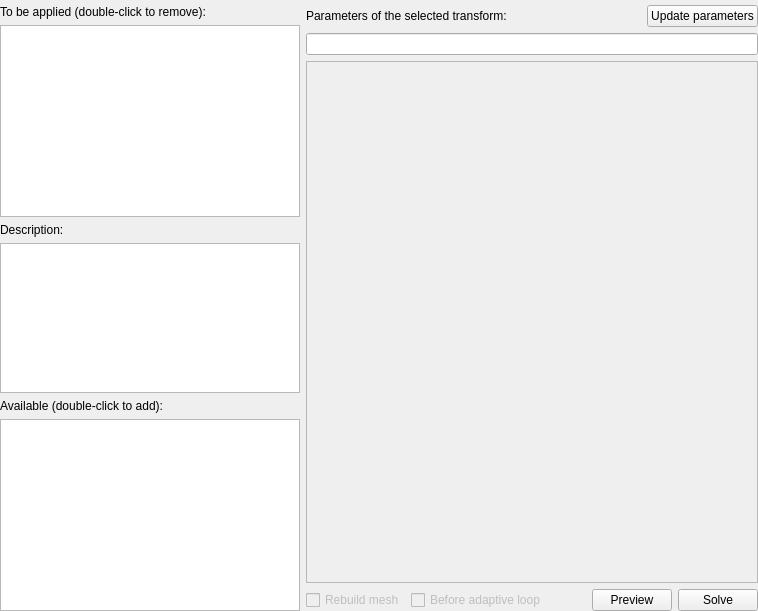
      <widget class="QWidget" name="transformTab">
       <property name="sizePolicy">
        <sizepolicy hsizetype="Expanding" vsizetype="Expanding">
         <horstretch>0</horstretch>
         <verstretch>0</verstretch>
        </sizepolicy>
       </property>
       <attribute name="title">
        <string>Transformations</string>
       </attribute>
       <layout class="QVBoxLayout" name="verticalLayout_8">
        <property name="leftMargin">
         <number>0</number>
        </property>
        <property name="topMargin">
         <number>5</number>
        </property>
        <property name="rightMargin">
         <number>0</number>
        </property>
        <property name="bottomMargin">
         <number>0</number>
        </property>
        <item>
         <layout class="QHBoxLayout" name="horizontalLayout">
          <item>
           <layout class="QVBoxLayout" name="verticalLayout_4">
            <item>
             <widget class="QLabel" name="label_6">
              <property name="sizePolicy">
               <sizepolicy hsizetype="Preferred" vsizetype="Fixed">
                <horstretch>0</horstretch>
                <verstretch>0</verstretch>
               </sizepolicy>
              </property>
              <property name="text">
               <string>To be applied (double-click to remove):</string>
              </property>
             </widget>
            </item>
            <item>
             <widget class="QListWidget" name="selectedTransforms">
              <property name="sizePolicy">
               <sizepolicy hsizetype="Preferred" vsizetype="Expanding">
                <horstretch>0</horstretch>
                <verstretch>0</verstretch>
               </sizepolicy>
              </property>
              <property name="minimumSize">
               <size>
                <width>300</width>
                <height>0</height>
               </size>
              </property>
              <property name="dragEnabled">
               <bool>true</bool>
              </property>
              <property name="dragDropMode">
               <enum>QAbstractItemView::InternalMove</enum>
              </property>
              <property name="defaultDropAction">
               <enum>Qt::IgnoreAction</enum>
              </property>
             </widget>
            </item>
            <item>
             <widget class="QLabel" name="label_9">
              <property name="sizePolicy">
               <sizepolicy hsizetype="Preferred" vsizetype="Fixed">
                <horstretch>0</horstretch>
                <verstretch>0</verstretch>
               </sizepolicy>
              </property>
              <property name="text">
               <string>Description:</string>
              </property>
             </widget>
            </item>
            <item>
             <widget class="QPlainTextEdit" name="transformDescription">
              <property name="sizePolicy">
               <sizepolicy hsizetype="Preferred" vsizetype="Fixed">
                <horstretch>0</horstretch>
                <verstretch>0</verstretch>
               </sizepolicy>
              </property>
              <property name="maximumSize">
               <size>
                <width>16777215</width>
                <height>150</height>
               </size>
              </property>
              <property name="readOnly">
               <bool>true</bool>
              </property>
             </widget>
            </item>
            <item>
             <widget class="QLabel" name="label_7">
              <property name="sizePolicy">
               <sizepolicy hsizetype="Preferred" vsizetype="Fixed">
                <horstretch>0</horstretch>
                <verstretch>0</verstretch>
               </sizepolicy>
              </property>
              <property name="text">
               <string>Available (double-click to add):</string>
              </property>
             </widget>
            </item>
            <item>
             <widget class="QListWidget" name="transforms">
              <property name="sizePolicy">
               <sizepolicy hsizetype="Preferred" vsizetype="Expanding">
                <horstretch>0</horstretch>
                <verstretch>0</verstretch>
               </sizepolicy>
              </property>
             </widget>
            </item>
           </layout>
          </item>
          <item>
           <layout class="QVBoxLayout" name="verticalLayout_6">
            <item>
             <layout class="QHBoxLayout" name="horizontalLayout_4">
              <item>
               <widget class="QLabel" name="label_8">
                <property name="sizePolicy">
                 <sizepolicy hsizetype="Preferred" vsizetype="Fixed">
                  <horstretch>0</horstretch>
                  <verstretch>0</verstretch>
                 </sizepolicy>
                </property>
                <property name="text">
                 <string>Parameters of the selected transform:</string>
                </property>
               </widget>
              </item>
              <item>
               <widget class="QPushButton" name="updateTransformParams">
                <property name="sizePolicy">
                 <sizepolicy hsizetype="Fixed" vsizetype="Fixed">
                  <horstretch>0</horstretch>
                  <verstretch>0</verstretch>
                 </sizepolicy>
                </property>
                <property name="text">
                 <string>Update parameters</string>
                </property>
               </widget>
              </item>
             </layout>
            </item>
            <item>
             <widget class="QLineEdit" name="transformParameters">
              <property name="sizePolicy">
               <sizepolicy hsizetype="Preferred" vsizetype="Fixed">
                <horstretch>0</horstretch>
                <verstretch>0</verstretch>
               </sizepolicy>
              </property>
             </widget>
            </item>
            <item>
             <widget class="QFrame" name="transformedMeshFrame">
              <property name="sizePolicy">
               <sizepolicy hsizetype="Expanding" vsizetype="Expanding">
                <horstretch>0</horstretch>
                <verstretch>0</verstretch>
               </sizepolicy>
              </property>
              <property name="frameShape">
               <enum>QFrame::StyledPanel</enum>
              </property>
              <property name="frameShadow">
               <enum>QFrame::Raised</enum>
              </property>
             </widget>
            </item>
            <item>
             <layout class="QHBoxLayout" name="horizontalLayout_5">
              <item>
               <widget class="QCheckBox" name="checkBox">
                <property name="enabled">
                 <bool>false</bool>
                </property>
                <property name="sizePolicy">
                 <sizepolicy hsizetype="Fixed" vsizetype="Fixed">
                  <horstretch>0</horstretch>
                  <verstretch>0</verstretch>
                 </sizepolicy>
                </property>
                <property name="text">
                 <string>Rebuild mesh</string>
                </property>
               </widget>
              </item>
              <item>
               <widget class="QCheckBox" name="beforeAdaptive">
                <property name="enabled">
                 <bool>false</bool>
                </property>
                <property name="text">
                 <string>Before adaptive loop</string>
                </property>
               </widget>
              </item>
              <item>
               <spacer name="horizontalSpacer_3">
                <property name="orientation">
                 <enum>Qt::Horizontal</enum>
                </property>
                <property name="sizeHint" stdset="0">
                 <size>
                  <width>40</width>
                  <height>20</height>
                 </size>
                </property>
               </spacer>
              </item>
              <item>
               <widget class="QPushButton" name="previewTransformed">
                <property name="sizePolicy">
                 <sizepolicy hsizetype="Fixed" vsizetype="Fixed">
                  <horstretch>0</horstretch>
                  <verstretch>0</verstretch>
                 </sizepolicy>
                </property>
                <property name="text">
                 <string>Preview</string>
                </property>
               </widget>
              </item>
              <item>
               <widget class="QPushButton" name="solve2">
                <property name="sizePolicy">
                 <sizepolicy hsizetype="Fixed" vsizetype="Fixed">
                  <horstretch>0</horstretch>
                  <verstretch>0</verstretch>
                 </sizepolicy>
                </property>
                <property name="text">
                 <string>Solve</string>
                </property>
               </widget>
              </item>
             </layout>
            </item>
           </layout>
          </item>
         </layout>
        </item>
       </layout>
      </widget>
